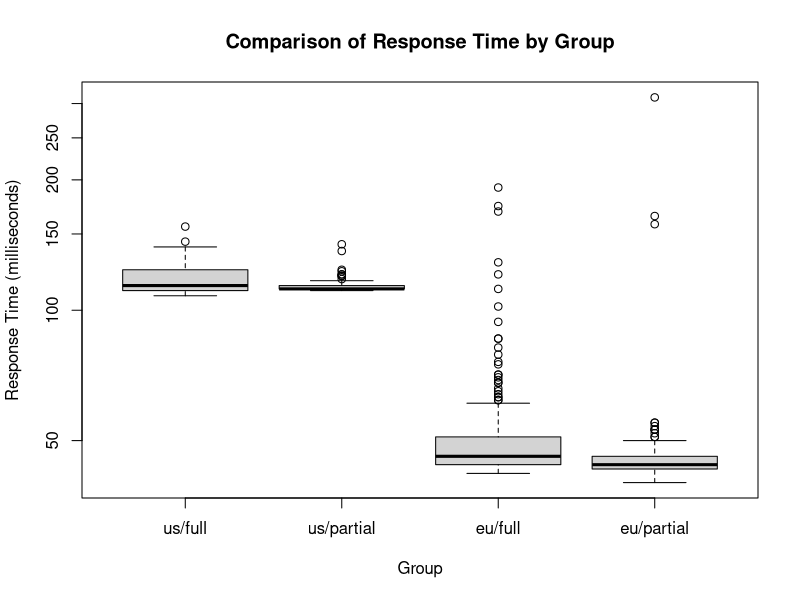

Here is the R script that generated this plot:
######################################################################
###                          import data                           ###
######################################################################

url1_full_exp1 <- read.table("url1-full-exp1.csv", header = TRUE, sep = "\t")
url1_turbo_frame_exp1 <- read.table("url1-turbo-frame-exp1.csv", header = TRUE, sep = "\t")
url2_full_exp1 <- read.table("url2-full-exp1.csv", header = TRUE, sep = "\t")
url2_turbo_frame_exp1 <- read.table("url2-turbo-frame-exp1.csv", header = TRUE, sep = "\t")

url1_full_exp1$group <- "url1_full_exp1"
url1_turbo_frame_exp1$group <- "url1_turbo_frame_exp1"
url2_full_exp1$group <- "url2_full_exp1"
url2_turbo_frame_exp1$group <- "url2_turbo_frame_exp1"

# Combine the data from all four groups into a single data frame
d <- rbind(url1_full_exp1, url1_turbo_frame_exp1, url2_full_exp1, url2_turbo_frame_exp1)
d$group <- factor(d$group, labels = c("us/full", "us/partial", "eu/full", "eu/partial"))

######################################################################
###                        remove outliers                         ###
######################################################################

d <- d[d$ttime <= quantile(d$ttime, .99),]

######################################################################
###                            boxplot                             ###
######################################################################

# png("Rplots.png", width = 800, height = 600)

# Create a boxplot to compare the performance of the four groups
boxplot(ttime ~ group, data = d, main = "Comparison of Response Time by Group",
        xlab = "Group", ylab = "Response Time (milliseconds)", log = "y")

# dev.off()
